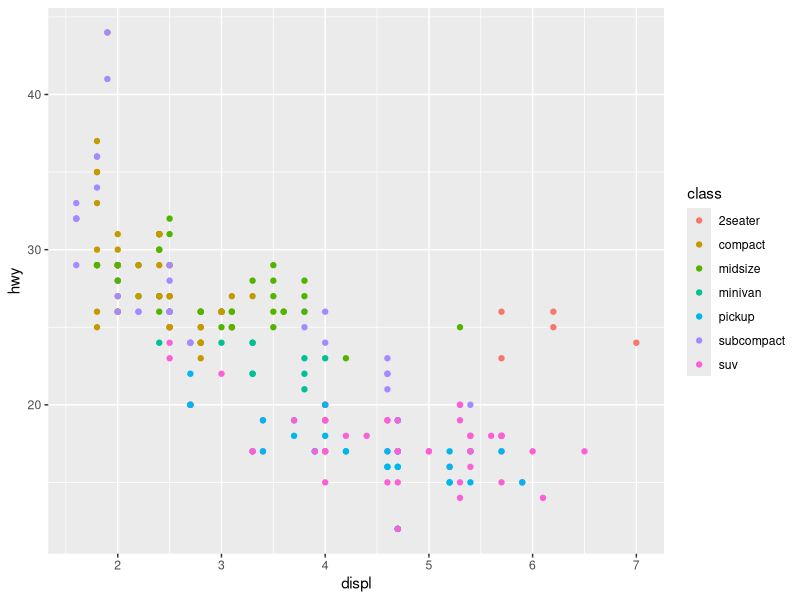
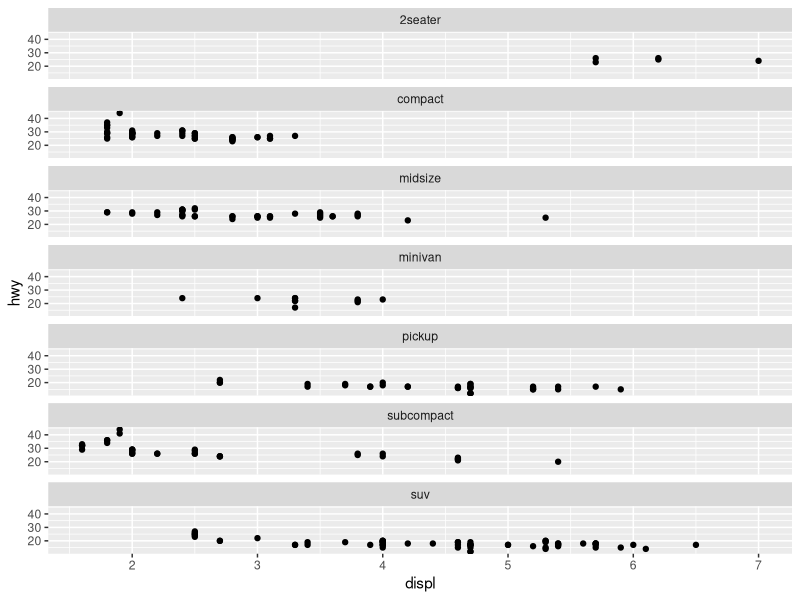
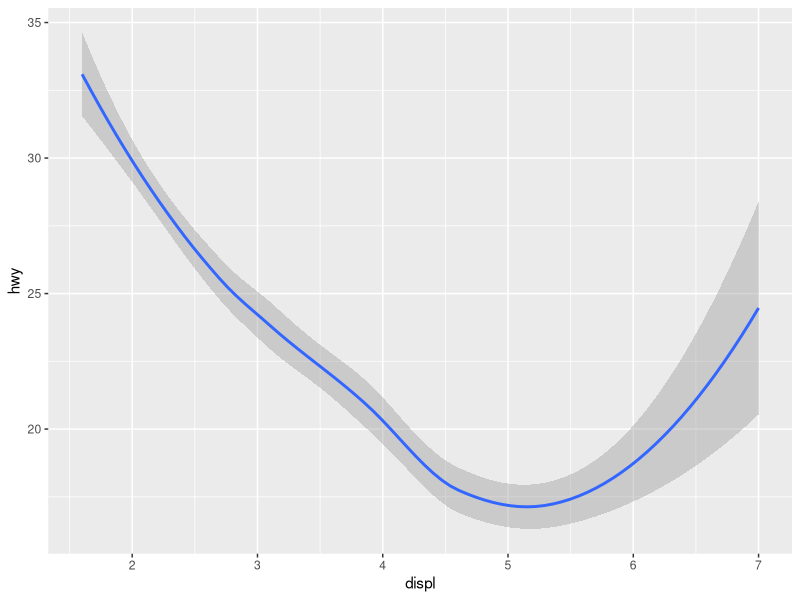
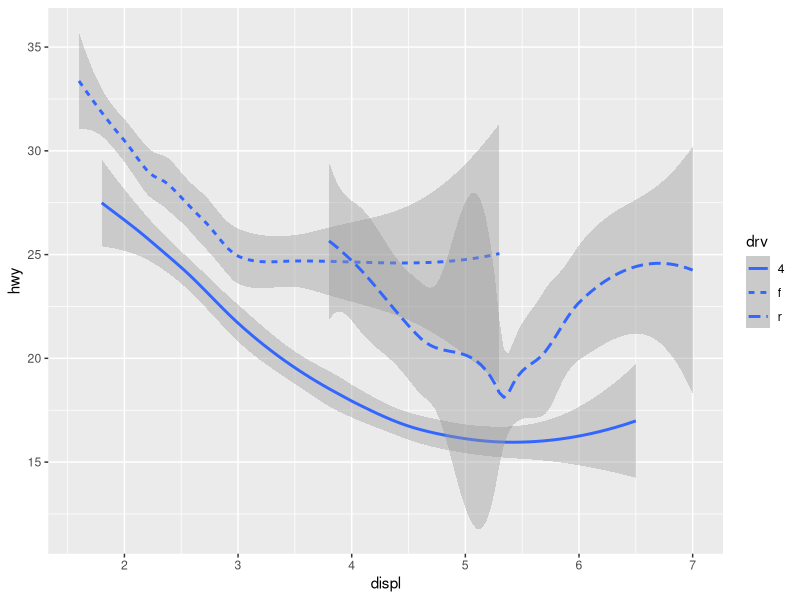
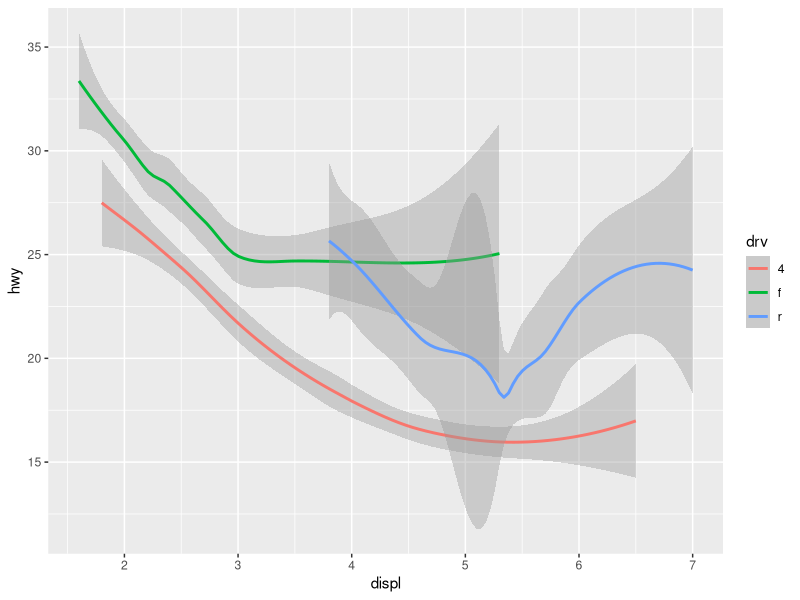

These figures' R source, in order:
library(ggplot2)

head(mpg)

#basic distribution plot
ggplot(data = mpg) + geom_point(aes(x = displ, y = hwy, color = class))


#facet wraps
ggplot(mpg) +
  geom_point(aes(displ, hwy)) +
  facet_wrap(~class, nrow=7)

#smooth line
ggplot(mpg) +
  geom_smooth(aes(displ, hwy))

#line per class using linetype
ggplot(mpg) +
  geom_smooth(aes(displ,hwy, linetype = drv))

#line per class using color
ggplot(mpg) +
  geom_smooth(aes(displ,hwy, color = drv))